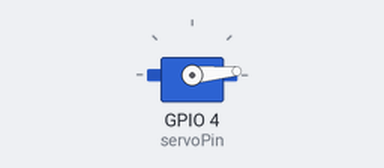
A sketch run on a simulated ESP32. Parts: servo.

Above: at 0.05 s.
At 1.45 s:
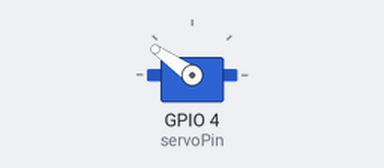
At 2.9 s:
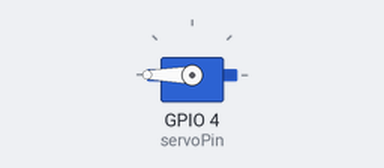
At 5.8 s:
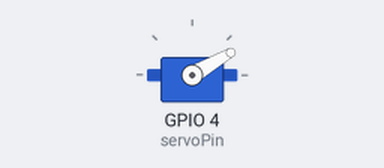
Timing chart, 0 to 9.5 s (numbered marks = the images above):
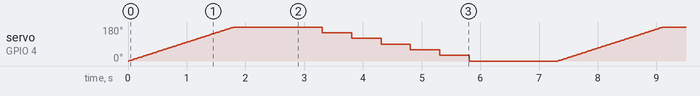

The sketch:

ESP32_Servo_motor.ino
```cpp
#include <ESP32Servo.h>

Servo myServo;

const int servoPin = 4;  // Poți alege orice pin PWM-capabil (ex: 2, 4, 5, 12, 13, 14, 15, 18, 19, 21, 22, 23)

void setup() {
  myServo.setPeriodHertz(50); // Frecvență pentru servo: 50 Hz
  myServo.attach(servoPin, 500, 2400); // Min și Max pulsuri (poate varia ușor de la un servo la altul)
}

void loop() {
  // Mișcare fluidă 0 → 180
  for (int angle = 0; angle <= 180; angle++) {
    myServo.write(angle);
    delay(10); // mișcare lină
  }

  delay(1000); // pauză

  // Mișcare înapoi 180 → 0 în pași de 30°
  for (int angle = 180; angle >= 0; angle -= 30) {
    myServo.write(angle);
    delay(500);
  }

  delay(1000); // pauză înainte de a repeta
}
```
